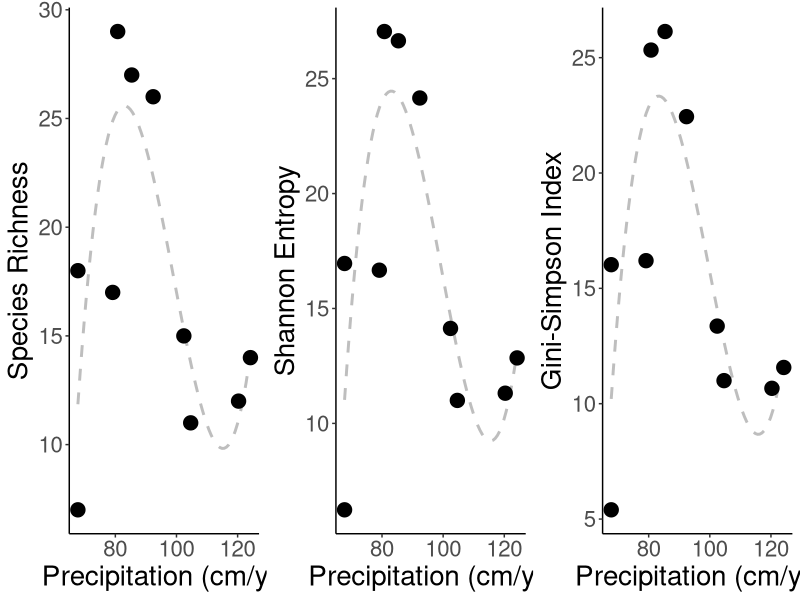
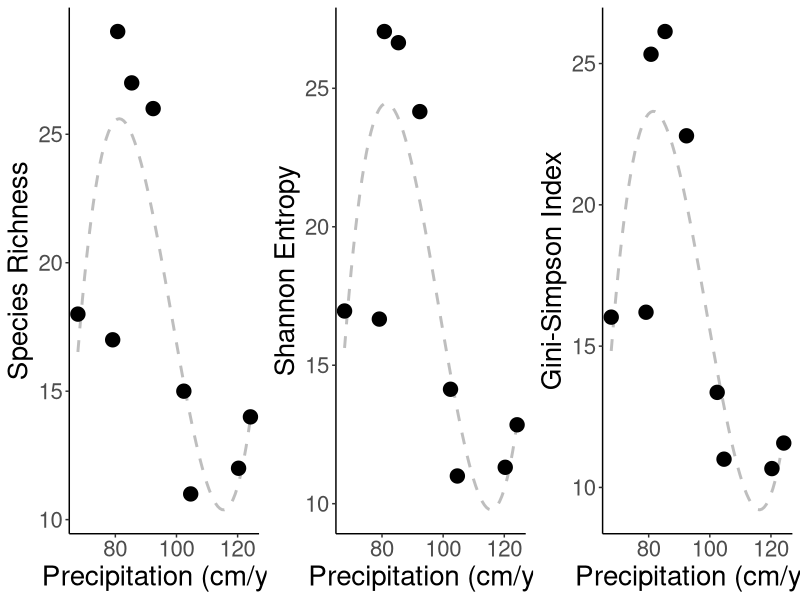
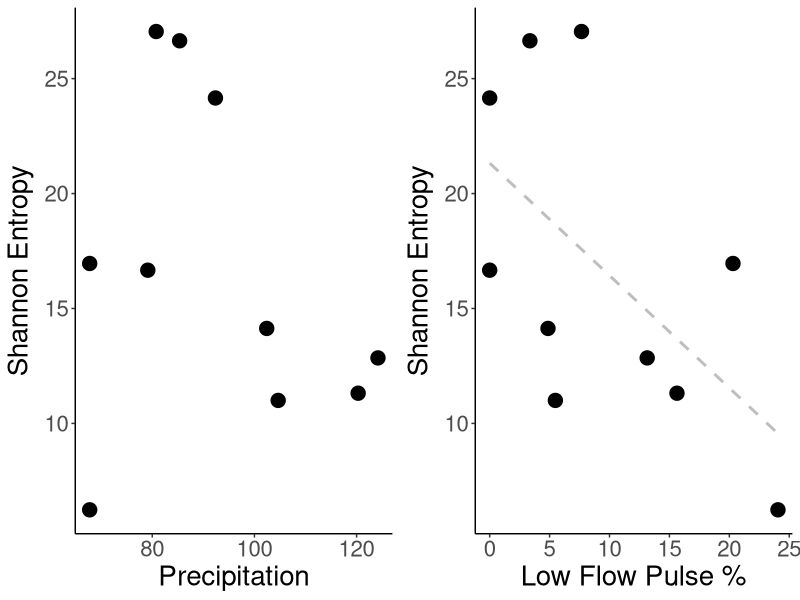

Reproduce these figures in R, in order.
# Sean Kinard
# 07-19-2021
# Spring 17 Texas Coastal Prairie

# Invert diversity regressions with environmental predictors

# Load Packages
library(tidyverse)
library(gridExtra)
library(Hmisc)
library("writexl")

# Load Data
invert <- read_csv("sp17_data_files/invert_diversity_estimates.csv")
env <- read_csv("sp17_data_files/sp17_site_x_env.csv")


# - # - # - # - # - # - # - # - # - # - # - # - # # - # - # - # - #

# cleaning up data frames to include only the a priori selected variables and community abundance matrix
(env <- select(env, STAID, AP, flash.index, LFPP, NH4., log.cond, Rosgen.Index))

# Merge dataframes to ensure matching rows (sites) 
msterinvert <- merge(env,invert, by = "STAID")

# - # - # - # - # - # - # - # - # - # - # - # - # # - # - # - # - #

# ::::::::::::::::::::::::::::::::::::::::::::::::::::::::::
# Hypothesis test: Diversity Correlates with Precipitation :
# ::::::::::::::::::::::::::::::::::::::::::::::::::::::::::

# Species richness
summary(lm(formula= rich ~ AP, data = msterinvert))
# p-value: 0.5101

# Shannon Entropy
summary(lm(formula= shannon ~ AP, data = msterinvert))
# p-value: 0.505

# Simpson Entropy
summary(lm(formula= simpson ~ AP, data = msterinvert))
# p-value: 0.5009

# plots (All Sites)
plot_1 <- ggplot(msterinvert, aes(x=AP, y=rich)) +
  geom_smooth(method=lm, formula = y ~ poly(x, 3), se=FALSE, color = "grey", linetype = 'dashed') +
  geom_point(shape=19,aes(size=.1)) +
  scale_x_continuous(name = "Precipitation (cm/yr)") +
  scale_y_continuous(name = "Species Richness") +
  theme_classic() + 
  theme(legend.position="none") + 
  theme(text = element_text(size = 20))

plot_2 <- ggplot(msterinvert, aes(x=AP, y=shannon)) +
  geom_smooth(method=lm, formula = y ~ poly(x, 3), se=FALSE, color = "grey", linetype = 'dashed') +
  geom_point(shape=19,aes(size=.1)) + 
  scale_x_continuous(name = "Precipitation (cm/yr)") +
  scale_y_continuous(name = "Shannon Entropy") +
  theme_classic() + 
  theme(legend.position="none") + 
  theme(text = element_text(size = 20)) 

plot_3 <- ggplot(msterinvert, aes(x=AP, y=simpson)) +
  geom_smooth(method=lm, formula = y ~ poly(x, 3), se=FALSE, color = "grey", linetype = 'dashed') +
  geom_point(shape=19,aes(size=.1)) + 
  scale_x_continuous(name = "Precipitation (cm/yr)") +
  scale_y_continuous(name = "Gini-Simpson Index") +
  theme_classic() + 
  theme(legend.position="none") + 
  theme(text = element_text(size = 20))


grid.arrange(plot_1, plot_2, plot_3, nrow=1)
# Result: Visual inspection suggests that biodiversity peaks within the middle of the rainfall gradient. Linear regressions are not significant for all Hill diversity metrics.

#TRC has extremely low diversity and may constitute an outlier.

# Regressions Removing TRC for outlier effects:
msterinvert_TRCrm <- msterinvert[-c(which(msterinvert$rich < 9)),]

# Species richness
summary(lm(formula= rich ~ AP, data = msterinvert_TRCrm))
# p-value: 0.09988

# Shannon Entropy
summary(lm(formula= shannon ~ AP, data = msterinvert_TRCrm))
# p-value: 0.08669

# Simpson Entropy
summary(lm(formula= simpson ~ AP, data = msterinvert_TRCrm))
# p-value: 0.07457

# plots (All Sites)
plot_4 <- ggplot(msterinvert_TRCrm, aes(x=AP, y=rich)) +
  geom_smooth(method=lm, formula = y ~ poly(x, 3) , se=FALSE, color = "grey", linetype = 'dashed') +
  geom_point(shape=19,aes(size=.1)) +
  scale_x_continuous(name = "Precipitation (cm/yr)") +
  scale_y_continuous(name = "Species Richness") +
  theme_classic() + 
  theme(legend.position="none") + 
  theme(text = element_text(size = 20))

plot_5 <- ggplot(msterinvert_TRCrm, aes(x=AP, y=shannon)) +
  geom_smooth(method=lm, formula = y ~ poly(x, 3) , se=FALSE, color = "grey", linetype = 'dashed') +
  geom_point(shape=19,aes(size=.1)) +
  scale_x_continuous(name = "Precipitation (cm/yr)") +
  scale_y_continuous(name = "Shannon Entropy") +
  theme_classic() + 
  theme(legend.position="none") + 
  theme(text = element_text(size = 20))

plot_6 <- ggplot(msterinvert_TRCrm, aes(x=AP, y=simpson)) +
  geom_smooth(method=lm, formula = y ~ poly(x, 3) , se=FALSE, color = "grey", linetype = 'dashed') +
  geom_point(shape=19,aes(size=.1)) +
  scale_x_continuous(name = "Precipitation (cm/yr)") +
  scale_y_continuous(name = "Gini-Simpson Index") +
  theme_classic() + 
  theme(legend.position="none") + 
  theme(text = element_text(size = 20))


grid.arrange(plot_4, plot_5, plot_6, nrow=1)
# Removal of TRC causes linear regressions between preciptation and diversity to have p-values greater than 0.05 and less than 0.10. However, the hump-shape is still evident and the relationship is still better characterized by an exponential regression.

 
# Conclusion: Invertebrate biodiversity does not exhibit a straightforward linear relationship with annual precipitation, but we observed the highest inverterbate diversity at sites within the middle of the rainfall gradient. 

d <- select(msterinvert, AP, rich, shannon, simpson)  # create data frame with dependent variable in column 1 and independent variables for linear regression in columns 2:length(d)

# make data frame for model outputs
predictor <- names(d[,-1])
estimate <- rep(0,length(d[,-1]))
r2 <- rep(0,length(d[,-1]))
f.stat <- rep(0,length(d[,-1]))
df <- rep(0,length(d[,-1]))
p.value <- rep(0,length(d[,-1]))
table.lm <- data.frame(predictor, estimate, df, r2, f.stat, p.value)
d.var <- noquote(names(d)[1])

for(i in 2:length(d)){
  i.var <- noquote(names(d)[i])
  formula = paste0(d.var, " ~ ", i.var)
  regression <- lm(formula, data=d)
  j <- i-1
  table.lm$estimate[j] <- summary(regression)$coefficients[2,1]
  table.lm$df[j] <- paste(summary(regression)$df[1], summary(regression)$df[2])
  table.lm$r2[j] <- summary(regression)$r.squared
  table.lm$f.stat[j] <- summary(regression)$fstatistic[1]
  table.lm$p.value[j] <- summary(regression)$coefficients[2,4]
  table.lm$p.value[j] <- pf(summary(regression)$fstatistic[1], 
                            summary(regression)$fstatistic[2], 
                            summary(regression)$fstatistic[3],
                            lower.tail=FALSE) 
}

invert_diversity_vs_precip <- table.lm

write_csv(invert_diversity_vs_precip, "invert_diversity_vs_precip.csv")
# :::::::::::::::::::::::::::::::::::::::::::::
# Environmental Predictor Linear Regressions:
# ::::::::::::::::::::::::::::::::::::::::::::

# Running a for loop to run linear regression and export summary statistics to identify significant corelations


d <- select(msterinvert, rich, AP:Rosgen.Index)  # create data frame with dependent variable in column 1 and independent variables for linear regression in columns 2:length(d)

# make data frame for model outputs
predictor <- names(d[,-1])
estimate <- rep(0,length(d[,-1]))
r2 <- rep(0,length(d[,-1]))
f.stat <- rep(0,length(d[,-1]))
df <- rep(0,length(d[,-1]))
p.value <- rep(0,length(d[,-1]))
table.lm <- data.frame(predictor, estimate, df, r2, f.stat, p.value)
d.var <- noquote(names(d)[1])

for(i in 2:length(d)){
  i.var <- noquote(names(d)[i])
  formula = paste0(d.var, " ~ ", i.var)
  regression <- lm(formula, data=d)
  j <- i-1
  table.lm$estimate[j] <- summary(regression)$coefficients[2,1]
  table.lm$df[j] <- paste(summary(regression)$df[1], summary(regression)$df[2])
  table.lm$r2[j] <- summary(regression)$r.squared
  table.lm$f.stat[j] <- summary(regression)$fstatistic[1]
  table.lm$p.value[j] <- summary(regression)$coefficients[2,4]
  table.lm$p.value[j] <- pf(summary(regression)$fstatistic[1], 
                            summary(regression)$fstatistic[2], 
                            summary(regression)$fstatistic[3],
                            lower.tail=FALSE) 
}

table.rich <- table.lm
# export table
write_xlsx(as.data.frame(table.rich),"invert_rich_v_environment.xlsx")

d <- select(msterinvert, shannon, AP:Rosgen.Index)  # create data frame with dependent variable in column 1 and independent variables for linear regression in columns 2:length(d)

# make data frame for model outputs
predictor <- names(d[,-1])
estimate <- rep(0,length(d[,-1]))
r2 <- rep(0,length(d[,-1]))
f.stat <- rep(0,length(d[,-1]))
df <- rep(0,length(d[,-1]))
p.value <- rep(0,length(d[,-1]))
table.lm <- data.frame(predictor, estimate, df, r2, f.stat, p.value)
d.var <- noquote(names(d)[1])

for(i in 2:length(d)){
  i.var <- noquote(names(d)[i])
  formula = paste0(d.var, " ~ ", i.var)
  regression <- lm(formula, data=d)
  j <- i-1
  table.lm$estimate[j] <- summary(regression)$coefficients[2,1]
  table.lm$df[j] <- paste(summary(regression)$df[1], summary(regression)$df[2])
  table.lm$r2[j] <- summary(regression)$r.squared
  table.lm$f.stat[j] <- summary(regression)$fstatistic[1]
  table.lm$p.value[j] <- summary(regression)$coefficients[2,4]
  table.lm$p.value[j] <- pf(summary(regression)$fstatistic[1], 
                            summary(regression)$fstatistic[2], 
                            summary(regression)$fstatistic[3],
                            lower.tail=FALSE) 
}

table.shannon <- table.lm
# export table
write_xlsx(as.data.frame(table.shannon),"invert_shannon_v_environment.xlsx")

d <- select(msterinvert, simpson, AP:Rosgen.Index)  # create data frame with dependent variable in column 1 and independent variables for linear regression in columns 2:length(d)

# make data frame for model outputs
predictor <- names(d[,-1])
estimate <- rep(0,length(d[,-1]))
r2 <- rep(0,length(d[,-1]))
f.stat <- rep(0,length(d[,-1]))
df <- rep(0,length(d[,-1]))
p.value <- rep(0,length(d[,-1]))
table.lm <- data.frame(predictor, estimate, df, r2, f.stat, p.value)
d.var <- noquote(names(d)[1])

for(i in 2:length(d)){
  i.var <- noquote(names(d)[i])
  formula = paste0(d.var, " ~ ", i.var)
  regression <- lm(formula, data=d)
  j <- i-1
  table.lm$estimate[j] <- summary(regression)$coefficients[2,1]
  table.lm$df[j] <- paste(summary(regression)$df[1], summary(regression)$df[2])
  table.lm$r2[j] <- summary(regression)$r.squared
  table.lm$f.stat[j] <- summary(regression)$fstatistic[1]
  table.lm$p.value[j] <- summary(regression)$coefficients[2,4]
  table.lm$p.value[j] <- pf(summary(regression)$fstatistic[1], 
                            summary(regression)$fstatistic[2], 
                            summary(regression)$fstatistic[3],
                            lower.tail=FALSE) 
}

table.simpson <- table.lm
# export table
write_xlsx(as.data.frame(table.simpson), "invert_simpson_v_environment.xlsx")

# - # - # - # - # - # - # - # - # - # - # - # - # # - # - # - # - #
# Supplemental Visualizations

# Plot significant invert diversity vs environment regressions

plot_iap <- ggplot(msterinvert, aes(x=AP, y=shannon)) +
  geom_point(shape=19,aes(size=.1), ) + 
  scale_x_continuous(name = "Precipitation") +
  scale_y_continuous(name = expression('Shannon Entropy')) +
  theme_classic() +
  theme(text = element_text(size = 20)) +
  theme(legend.position="none") 

plot_iLFPP <- ggplot(msterinvert, aes(x=LFPP, y=shannon)) +
  geom_smooth(method=lm, se=FALSE, color = 'grey', linetype = 'dashed') +
  geom_point(shape=19,aes(size=.1)) + 
  scale_x_continuous(name = "Low Flow Pulse %") +
  scale_y_continuous(name = expression('Shannon Entropy')) +
  theme_classic() +
  theme(text = element_text(size = 20)) +
  theme(legend.position="none") 

grid.arrange(plot_iap,plot_iLFPP, ncol=2)

# End
# - # - # - # - # - # - # - # - # - # - # - # - # # - # - # - # - #
